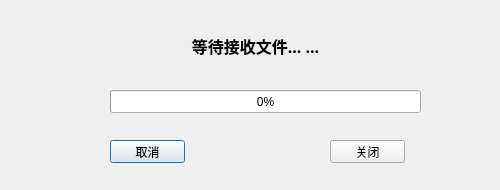
<?xml version="1.0" encoding="UTF-8"?>
<ui version="4.0">
 <class>TcpClient</class>
 <widget class="QDialog" name="TcpClient">
  <property name="geometry">
   <rect>
    <x>0</x>
    <y>0</y>
    <width>500</width>
    <height>190</height>
   </rect>
  </property>
  <property name="windowTitle">
   <string>接收端</string>
  </property>
  <widget class="QPushButton" name="tcpClientCancleBtn">
   <property name="geometry">
    <rect>
     <x>110</x>
     <y>140</y>
     <width>75</width>
     <height>23</height>
    </rect>
   </property>
   <property name="text">
    <string>取消</string>
   </property>
  </widget>
  <widget class="QProgressBar" name="progressBar">
   <property name="geometry">
    <rect>
     <x>110</x>
     <y>90</y>
     <width>311</width>
     <height>23</height>
    </rect>
   </property>
   <property name="value">
    <number>0</number>
   </property>
  </widget>
  <widget class="QLabel" name="tcpClientStatusLabel">
   <property name="geometry">
    <rect>
     <x>10</x>
     <y>10</y>
     <width>491</width>
     <height>71</height>
    </rect>
   </property>
   <property name="font">
    <font>
     <family>宋体</family>
     <pointsize>12</pointsize>
     <weight>75</weight>
     <bold>true</bold>
    </font>
   </property>
   <property name="text">
    <string>等待接收文件... ...</string>
   </property>
   <property name="alignment">
    <set>Qt::AlignCenter</set>
   </property>
  </widget>
  <widget class="QPushButton" name="tcpClientCloseBtn">
   <property name="geometry">
    <rect>
     <x>330</x>
     <y>140</y>
     <width>75</width>
     <height>23</height>
    </rect>
   </property>
   <property name="text">
    <string>关闭</string>
   </property>
  </widget>
 </widget>
 <resources/>
 <connections/>
</ui>
